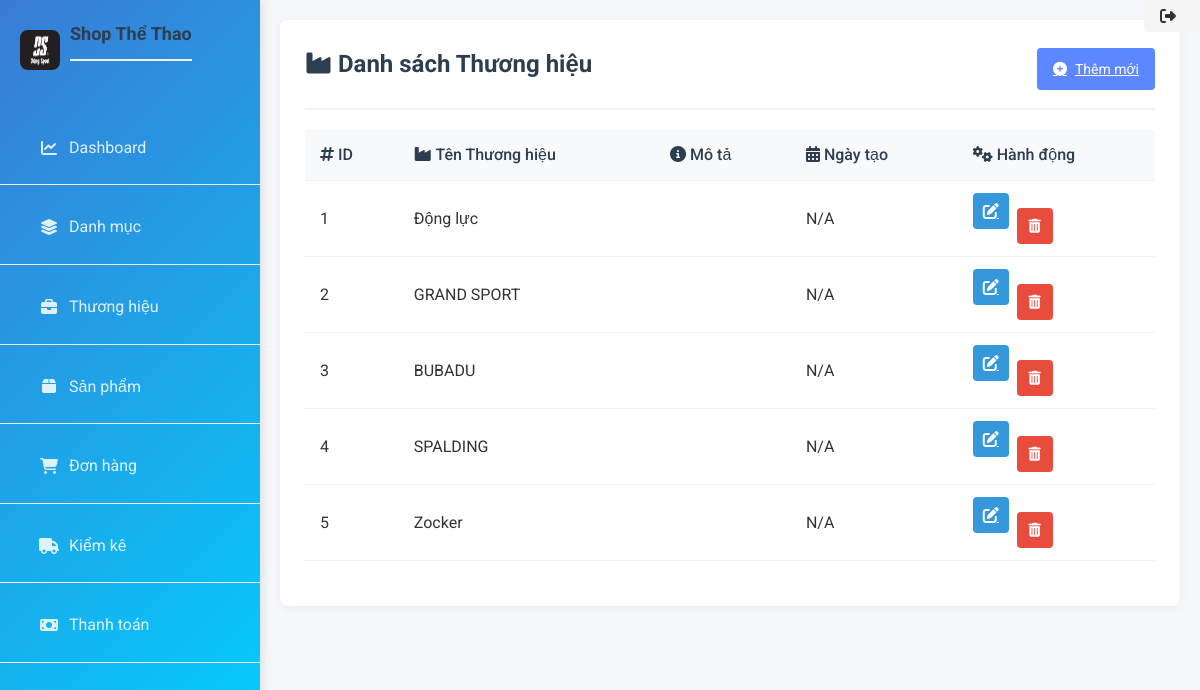
Page /brand/ on the committed database.
### models/brand.py (models this page shows)
class Brand(db.Model):
    __tablename__ = 'brands'
    id_brand = Column(Integer, primary_key=True, autoincrement=True)
    brand_name = Column(String(255), nullable=False)
    description = Column(Text)
    created_at = Column(TIMESTAMP)

### routes/brand.py (the view)
@brand_bp.route("/")
def list_brands():
    brands = Brand.query.all()
    return render_template("admin/brand.html", brands=brands)

### app.py (called while the page is built)
@app.before_request
def log_request_info():
    logging.info(f"Body: {request.get_data()}")

### templates/admin/brand.html (shortened to what this page needs)
{% extends "admin/base.html" %}
{% block content %}
<div class="brand-container">
    <div class="page-header">
        <h2><i class="fas fa-industry"></i> Danh sách Thương hiệu</h2>
        <a href="{{ url_for('brand.add_brand') }}" class="btn-add">
            <i class="fas fa-plus-circle"></i> Thêm mới
        </a>
    </div>
    <div class="table-responsive">
        <table class="brand-table">
            <thead>
                <tr>
                    <th><i class="fas fa-hashtag"></i> ID</th>
                    <th><i class="fas fa-industry"></i> Tên Thương hiệu</th>
                    <th><i class="fas fa-info-circle"></i> Mô tả</th>
                    <th><i class="fas fa-calendar-alt"></i> Ngày tạo</th>
                    <th><i class="fas fa-cogs"></i> Hành động</th>
                </tr>
            </thead>
            <tbody>
                {% for brand in brands %}
                <tr>
                    <td>{{ brand.id_brand }}</td>
                    <td>{{ brand.brand_name }}</td>
                    <td>{{ brand.description }}</td>
                    <td>{{ brand.created_at.strftime('%d/%m/%Y %H:%M') if brand.created_at else 'N/A' }}</td>
                    <td class="actions">
                        <a href="{{ url_for('brand.edit_brand', id_brand=brand.id_brand) }}" class="btn-edit">
                            <i class="fas fa-edit"></i>
                        </a>
                        <form action="{{ url_for('brand.delete_brand', id_brand=brand.id_brand) }}" method="post" class="delete-form" onsubmit="return confirm('Bạn có chắc chắn muốn xóa thương hiệu này?');" style="display:inline;">
                            <button type="submit" class="btn-delete">
                                <i class="fas fa-trash-alt"></i>
                            </button>
                        </form>
                    </td>
                </tr>
                {% else %}
                <tr>
                    <td colspan="5" class="no-data">Không có dữ liệu thương hiệu</td>
                </tr>
                {% endfor %}
            </tbody>
        </table>
    </div>
</div>
{% endblock %}

### static/css/style.css (style rules this page uses)
* { margin: 0; padding: 0; box-sizing: border-box; }
body { font-family: 'Roboto', sans-serif; background-color: #f5f7fa; color: #333; line-height: 1.6; }
h2 { color: #2c3e50; margin-bottom: 20px; padding-bottom: 10px; border-bottom: 2px solid #f1f1f1; }
table { width: 100%; border-collapse: collapse; margin-bottom: 20px; background-color: white; }
th, td { padding: 12px 15px; text-align: left; border-bottom: 1px solid #f1f1f1; }
th { background-color: #f8f9fa; color: #2c3e50; font-weight: 500; }
form { display: grid; grid-template-columns: repeat(auto-fit, minmax(250px, 1fr)); gap: 15px; margin-top: 15px; }
input, select, button { padding: 10px 15px; border: 1px solid #ddd; border-radius: 4px; font-size: 14px; }
button { background-color: #3a7bd5; color: white; border: none; cursor: pointer; transition: background-color 0.3s; font-weight: 500; }
.page-header { display: flex; justify-content: space-between; align-items: center; margin-bottom: 20px; padding-bottom: 15px; border-bottom: 2px solid #f1f1f1; }
.page-header h2 { margin: 0; border-bottom: none; }
.btn-add { background-color: #5d87ff; color: white; border: none; border-radius: 4px; padding: 10px 16px; cursor: pointer; display: flex; align-items: center; font-size: 14px; transition: background-color 0.3s; }
.btn-add i { margin-right: 8px; }
.actions { display: flex; gap: 8px; }
.btn-edit, .btn-delete { width: 36px; height: 36px; border-radius: 4px; border: none; cursor: pointer; display: flex; align-items: center; justify-content: center; transition: all 0.2s; }
.btn-edit { background-color: #3498db; color: white; }
.btn-delete { background-color: #e74c3c; color: white; }

### rows in the picture
Brand: id_brand "1", brand_name "Động lực", created_at "N/A"
Brand: id_brand "2", brand_name "GRAND SPORT", created_at "N/A"
Brand: id_brand "3", brand_name "BUBADU", created_at "N/A"
Brand: id_brand "4", brand_name "SPALDING", created_at "N/A"
Brand: id_brand "5", brand_name "Zocker", created_at "N/A"
